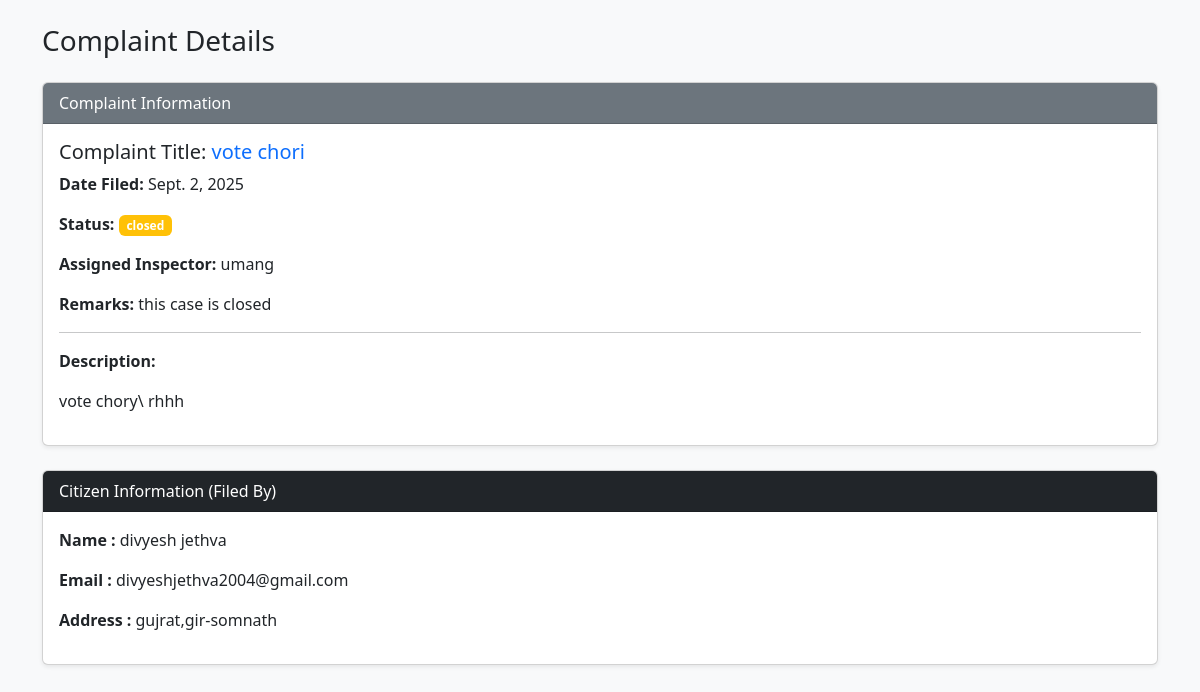
/viewfir/1, run on an earlier commit of the app's database.
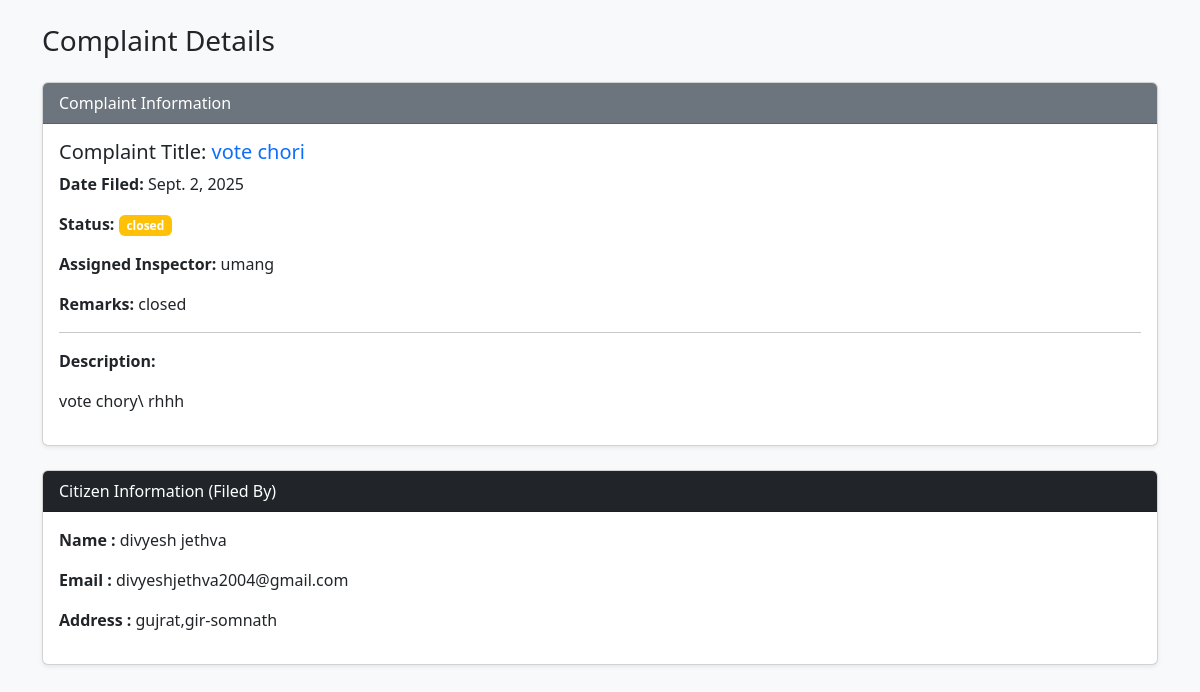
And on a later commit of the database.
### myapp/models.py (models this page shows, shortened)
class Complaint(models.Model):
    citizen = models.ForeignKey(Citizen,on_delete=models.CASCADE)
    title = models.CharField(max_length=50)
    category = models.CharField(max_length=50)
    description = models.CharField(max_length=255)
    locations = models.CharField(max_length=200)
    date = models.DateField()
    time = models.TimeField()
    remark = models.CharField(max_length=200,default="----")
    evidence = models.ImageField(default='',upload_to="evidence")
    status = models.CharField(default='pending')
    Inspector = models.CharField(default="---")

class Citizen(models.Model):
    name = models.CharField(max_length=60)
    email = models.EmailField()
    address = models.CharField(max_length=100)
    password = models.CharField(max_length=20)
    role = models.CharField(max_length=20,default="citizen")

### myapp/views.py (the view)
# urls.py: path('viewfir/<int:pk>', views.viewfir, name='viewfir'),
def viewfir(request,pk):
    complaint = Complaint.objects.get(pk=pk)
    return render(request,'viewfir.html',{'complaint':complaint})

### myapp/templates/viewfir.html (shortened to what this page needs)
<!doctype html>
<html lang="en">
<head>
  <link href="https://cdn.jsdelivr.net/npm/bootstrap@5.3.2/dist/css/bootstrap.min.css" rel="stylesheet">
</head>
<body class="bg-light">
  <div class="container mt-4">
    <div class="d-flex navbar-nav ms-auto">
        <h3>Complaint Details</h3>
    </div>
    <div class="card shadow-sm">
      <div class="card-header bg-secondary text-white">
        Complaint Information
      </div>
      <div class="card-body">
        <h5 class="card-title">Complaint Title: <span class="text-primary">{{complaint.title}}</span></h5>
        <p><strong>Date Filed:</strong> {{complaint.date}}</p>
        <p><strong>Status:</strong> <span class="badge bg-warning">{{complaint.status}}</span></p>
        <p><strong>Assigned Inspector:</strong> {{complaint.Inspector}}</p>
        <p><strong>Remarks:</strong> {{complaint.remark}}</p>
        <hr>
        <p><strong>Description:</strong></p>
        <p>
          {{complaint.description}}
        </p>
      </div>
    </div>
    <div class="card shadow-sm mt-4">
      <div class="card-header bg-dark text-white">
        Citizen Information (Filed By)
      </div>
      <div class="card-body">
        <p><strong>Name :</strong> {{complaint.citizen.name}}</p>
        <p><strong>Email :</strong> {{complaint.citizen.email}}</p>
        <p><strong>Address :</strong>  {{complaint.citizen.address}}</p>
      </div>
    </div>
  </div>
</body>
</html>

What changed in the data, as far as the page shows it:
changed Complaint "vote chori": remark "this case is closed" → "closed"
